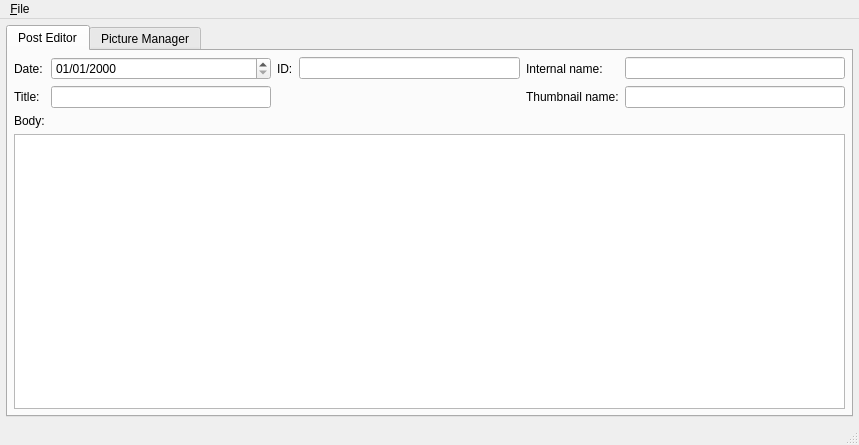
<?xml version="1.0" encoding="UTF-8"?>
<ui version="4.0">
 <class>WndMain</class>
 <widget class="QMainWindow" name="WndMain">
  <property name="geometry">
   <rect>
    <x>0</x>
    <y>0</y>
    <width>859</width>
    <height>445</height>
   </rect>
  </property>
  <property name="windowTitle">
   <string>FumoEdit-QT</string>
  </property>
  <property name="statusTip">
   <string/>
  </property>
  <property name="documentMode">
   <bool>false</bool>
  </property>
  <property name="tabShape">
   <enum>QTabWidget::Rounded</enum>
  </property>
  <widget class="QWidget" name="centralwidget">
   <layout class="QGridLayout" name="gridLayout_4">
    <item row="0" column="0">
     <widget class="QTabWidget" name="TwMain">
      <property name="currentIndex">
       <number>0</number>
      </property>
      <widget class="QWidget" name="TabPostEditor">
       <attribute name="title">
        <string>Post Editor</string>
       </attribute>
       <layout class="QGridLayout" name="gridLayout_6">
        <item row="0" column="1">
         <widget class="QDateEdit" name="DePostDate">
          <property name="displayFormat">
           <string>dd/MM/yyyy</string>
          </property>
         </widget>
        </item>
        <item row="0" column="0">
         <widget class="QLabel" name="LblPostDate">
          <property name="text">
           <string>Date:</string>
          </property>
          <property name="buddy">
           <cstring>DePostDate</cstring>
          </property>
         </widget>
        </item>
        <item row="1" column="0">
         <widget class="QLabel" name="LblPostTitle">
          <property name="text">
           <string>Title:</string>
          </property>
          <property name="buddy">
           <cstring>LePostTitle</cstring>
          </property>
         </widget>
        </item>
        <item row="1" column="5">
         <widget class="QLineEdit" name="LePostThumbName"/>
        </item>
        <item row="0" column="4">
         <widget class="QLabel" name="LblPostInternalName">
          <property name="text">
           <string>Internal name:</string>
          </property>
          <property name="buddy">
           <cstring>LePostInternalName</cstring>
          </property>
         </widget>
        </item>
        <item row="0" column="5">
         <widget class="QLineEdit" name="LePostInternalName">
          <property name="readOnly">
           <bool>true</bool>
          </property>
         </widget>
        </item>
        <item row="1" column="4">
         <widget class="QLabel" name="LblPostThumbName">
          <property name="text">
           <string>Thumbnail name:</string>
          </property>
          <property name="buddy">
           <cstring>LePostThumbName</cstring>
          </property>
         </widget>
        </item>
        <item row="0" column="2">
         <widget class="QLabel" name="LblPostID">
          <property name="text">
           <string>ID:</string>
          </property>
          <property name="buddy">
           <cstring>LePostID</cstring>
          </property>
         </widget>
        </item>
        <item row="0" column="3">
         <widget class="QLineEdit" name="LePostID"/>
        </item>
        <item row="2" column="0">
         <widget class="QLabel" name="LblPostBody">
          <property name="text">
           <string>Body:</string>
          </property>
          <property name="buddy">
           <cstring>PtePostBody</cstring>
          </property>
         </widget>
        </item>
        <item row="3" column="0" colspan="6">
         <widget class="QPlainTextEdit" name="PtePostBody">
          <property name="enabled">
           <bool>true</bool>
          </property>
          <property name="tabChangesFocus">
           <bool>true</bool>
          </property>
         </widget>
        </item>
        <item row="1" column="1">
         <widget class="QLineEdit" name="LePostTitle"/>
        </item>
       </layout>
      </widget>
      <widget class="QWidget" name="TabPictureManager">
       <attribute name="title">
        <string>Picture Manager</string>
       </attribute>
       <layout class="QGridLayout" name="gridLayout_5">
        <item row="1" column="0" rowspan="2">
         <widget class="QGroupBox" name="GbPicMan1">
          <property name="sizePolicy">
           <sizepolicy hsizetype="Preferred" vsizetype="Preferred">
            <horstretch>1</horstretch>
            <verstretch>0</verstretch>
           </sizepolicy>
          </property>
          <property name="title">
           <string>1. Add post pictures</string>
          </property>
          <layout class="QGridLayout" name="gridLayout_7">
           <item row="1" column="0">
            <widget class="QPushButton" name="PbPictureDelete">
             <property name="text">
              <string>Delete</string>
             </property>
            </widget>
           </item>
           <item row="1" column="1">
            <widget class="QPushButton" name="PbPictureNew">
             <property name="text">
              <string>New</string>
             </property>
            </widget>
           </item>
           <item row="0" column="0" colspan="2">
            <widget class="QTableWidget" name="TwPictures">
             <attribute name="horizontalHeaderDefaultSectionSize">
              <number>70</number>
             </attribute>
             <attribute name="horizontalHeaderStretchLastSection">
              <bool>true</bool>
             </attribute>
             <column>
              <property name="text">
               <string>Variants</string>
              </property>
             </column>
             <column>
              <property name="text">
               <string>Thumbnail</string>
              </property>
             </column>
            </widget>
           </item>
          </layout>
         </widget>
        </item>
        <item row="2" column="1">
         <widget class="QGroupBox" name="GbPicMan3">
          <property name="sizePolicy">
           <sizepolicy hsizetype="Preferred" vsizetype="Preferred">
            <horstretch>2</horstretch>
            <verstretch>1</verstretch>
           </sizepolicy>
          </property>
          <property name="title">
           <string>3. Add picture variants</string>
          </property>
          <layout class="QGridLayout" name="gridLayout" columnstretch="2,1,1">
           <item row="0" column="1" rowspan="2" colspan="2">
            <layout class="QFormLayout" name="formLayout_2">
             <item row="0" column="0">
              <widget class="QLabel" name="LblVariantFilename">
               <property name="text">
                <string>Image filename:</string>
               </property>
               <property name="buddy">
                <cstring>LeVariantFilename</cstring>
               </property>
              </widget>
             </item>
             <item row="0" column="1">
              <widget class="QLineEdit" name="LeVariantFilename"/>
             </item>
             <item row="1" column="0">
              <widget class="QLabel" name="LblVariantLabel">
               <property name="text">
                <string>Label:</string>
               </property>
               <property name="buddy">
                <cstring>LeThumbLabel</cstring>
               </property>
              </widget>
             </item>
             <item row="1" column="1">
              <widget class="QLineEdit" name="LeThumbLabel"/>
             </item>
            </layout>
           </item>
           <item row="2" column="2">
            <widget class="QPushButton" name="PbVariantNew">
             <property name="text">
              <string>New</string>
             </property>
            </widget>
           </item>
           <item row="0" column="0" rowspan="3">
            <widget class="QTableWidget" name="TwVariants">
             <attribute name="horizontalHeaderDefaultSectionSize">
              <number>71</number>
             </attribute>
             <attribute name="horizontalHeaderStretchLastSection">
              <bool>true</bool>
             </attribute>
             <column>
              <property name="text">
               <string>Label</string>
              </property>
             </column>
             <column>
              <property name="text">
               <string>Image</string>
              </property>
             </column>
            </widget>
           </item>
           <item row="2" column="1">
            <widget class="QPushButton" name="PbVariantDelete">
             <property name="text">
              <string>Delete</string>
             </property>
            </widget>
           </item>
          </layout>
         </widget>
        </item>
        <item row="1" column="1">
         <widget class="QGroupBox" name="GbPicMan2">
          <property name="sizePolicy">
           <sizepolicy hsizetype="Preferred" vsizetype="Preferred">
            <horstretch>2</horstretch>
            <verstretch>0</verstretch>
           </sizepolicy>
          </property>
          <property name="title">
           <string>2. Configure picture thumbnail</string>
          </property>
          <layout class="QGridLayout" name="gridLayout_8" columnstretch="0,0,0,0,0,1">
           <item row="0" column="0" alignment="Qt::AlignRight">
            <widget class="QLabel" name="LblThumbFilename">
             <property name="text">
              <string>Filename:</string>
             </property>
             <property name="buddy">
              <cstring>LeThumbFilename</cstring>
             </property>
            </widget>
           </item>
           <item row="1" column="0" alignment="Qt::AlignRight">
            <widget class="QLabel" name="LblThumbOffsets">
             <property name="text">
              <string>Offsets:</string>
             </property>
            </widget>
           </item>
           <item row="0" column="5" rowspan="4" alignment="Qt::AlignHCenter|Qt::AlignVCenter">
            <widget class="QGraphicsView" name="GvThumbPreview">
             <property name="sizePolicy">
              <sizepolicy hsizetype="Fixed" vsizetype="Fixed">
               <horstretch>0</horstretch>
               <verstretch>0</verstretch>
              </sizepolicy>
             </property>
             <property name="minimumSize">
              <size>
               <width>388</width>
               <height>128</height>
              </size>
             </property>
             <property name="maximumSize">
              <size>
               <width>388</width>
               <height>128</height>
              </size>
             </property>
            </widget>
           </item>
           <item row="0" column="1" colspan="3">
            <layout class="QHBoxLayout" name="horizontalLayout">
             <item>
              <widget class="QLineEdit" name="LeThumbFilename"/>
             </item>
             <item>
              <widget class="QLabel" name="LblThumbExt">
               <property name="maximumSize">
                <size>
                 <width>24</width>
                 <height>16777215</height>
                </size>
               </property>
               <property name="text">
                <string>.jpg</string>
               </property>
              </widget>
             </item>
            </layout>
           </item>
           <item row="1" column="1">
            <widget class="QLabel" name="LblThumbX">
             <property name="text">
              <string>X:</string>
             </property>
             <property name="buddy">
              <cstring>SbThumbX</cstring>
             </property>
            </widget>
           </item>
           <item row="1" column="2">
            <widget class="QSpinBox" name="SbThumbX">
             <property name="suffix">
              <string>px</string>
             </property>
            </widget>
           </item>
           <item row="1" column="3">
            <widget class="QCheckBox" name="CbThumbCenterX">
             <property name="text">
              <string>Center</string>
             </property>
            </widget>
           </item>
           <item row="2" column="3">
            <widget class="QCheckBox" name="CbThumbCenterY">
             <property name="text">
              <string>Center</string>
             </property>
            </widget>
           </item>
           <item row="2" column="2">
            <widget class="QSpinBox" name="SbThumbY">
             <property name="suffix">
              <string>px</string>
             </property>
            </widget>
           </item>
           <item row="2" column="1">
            <widget class="QLabel" name="LblThumbY">
             <property name="text">
              <string>Y:</string>
             </property>
             <property name="buddy">
              <cstring>SbThumbY</cstring>
             </property>
            </widget>
           </item>
          </layout>
         </widget>
        </item>
       </layout>
      </widget>
     </widget>
    </item>
   </layout>
  </widget>
  <widget class="QMenuBar" name="menubar">
   <property name="geometry">
    <rect>
     <x>0</x>
     <y>0</y>
     <width>859</width>
     <height>21</height>
    </rect>
   </property>
   <widget class="QMenu" name="MenuFile">
    <property name="title">
     <string>&amp;File</string>
    </property>
    <addaction name="ActionNewPost"/>
    <addaction name="ActionOpenPost"/>
    <addaction name="separator"/>
    <addaction name="ActionSavePost"/>
    <addaction name="ActionSavePostAs"/>
    <addaction name="separator"/>
    <addaction name="ActionQuit"/>
   </widget>
   <addaction name="MenuFile"/>
  </widget>
  <widget class="QStatusBar" name="statusbar"/>
  <action name="ActionNewPost">
   <property name="text">
    <string>&amp;New post...</string>
   </property>
   <property name="shortcut">
    <string>Ctrl+N</string>
   </property>
  </action>
  <action name="ActionOpenPost">
   <property name="text">
    <string>&amp;Open post...</string>
   </property>
   <property name="shortcut">
    <string>Ctrl+O</string>
   </property>
  </action>
  <action name="ActionSavePost">
   <property name="text">
    <string>&amp;Save</string>
   </property>
   <property name="shortcut">
    <string>Ctrl+S</string>
   </property>
  </action>
  <action name="ActionSavePostAs">
   <property name="text">
    <string>Save &amp;As...</string>
   </property>
  </action>
  <action name="ActionQuit">
   <property name="text">
    <string>&amp;Quit</string>
   </property>
   <property name="shortcut">
    <string>Ctrl+Q</string>
   </property>
  </action>
 </widget>
 <layoutdefault spacing="6" margin="6"/>
 <tabstops>
  <tabstop>TwMain</tabstop>
  <tabstop>DePostDate</tabstop>
  <tabstop>LePostID</tabstop>
  <tabstop>LePostInternalName</tabstop>
  <tabstop>LePostTitle</tabstop>
  <tabstop>LePostThumbName</tabstop>
  <tabstop>PtePostBody</tabstop>
  <tabstop>TwPictures</tabstop>
  <tabstop>PbPictureDelete</tabstop>
  <tabstop>PbPictureNew</tabstop>
  <tabstop>LeThumbFilename</tabstop>
  <tabstop>SbThumbX</tabstop>
  <tabstop>CbThumbCenterX</tabstop>
  <tabstop>SbThumbY</tabstop>
  <tabstop>CbThumbCenterY</tabstop>
  <tabstop>GvThumbPreview</tabstop>
  <tabstop>TwVariants</tabstop>
  <tabstop>LeVariantFilename</tabstop>
  <tabstop>LeThumbLabel</tabstop>
  <tabstop>PbVariantDelete</tabstop>
  <tabstop>PbVariantNew</tabstop>
 </tabstops>
 <resources/>
 <connections>
  <connection>
   <sender>CbThumbCenterX</sender>
   <signal>toggled(bool)</signal>
   <receiver>SbThumbX</receiver>
   <slot>setDisabled(bool)</slot>
   <hints>
    <hint type="sourcelabel">
     <x>432</x>
     <y>147</y>
    </hint>
    <hint type="destinationlabel">
     <x>370</x>
     <y>146</y>
    </hint>
   </hints>
  </connection>
  <connection>
   <sender>CbThumbCenterY</sender>
   <signal>toggled(bool)</signal>
   <receiver>SbThumbY</receiver>
   <slot>setDisabled(bool)</slot>
   <hints>
    <hint type="sourcelabel">
     <x>432</x>
     <y>170</y>
    </hint>
    <hint type="destinationlabel">
     <x>370</x>
     <y>169</y>
    </hint>
   </hints>
  </connection>
  <connection>
   <sender>LePostID</sender>
   <signal>textEdited(QString)</signal>
   <receiver>LePostInternalName</receiver>
   <slot>setText(QString)</slot>
   <hints>
    <hint type="sourcelabel">
     <x>405</x>
     <y>68</y>
    </hint>
    <hint type="destinationlabel">
     <x>692</x>
     <y>68</y>
    </hint>
   </hints>
  </connection>
  <connection>
   <sender>DePostDate</sender>
   <signal>dateChanged(QDate)</signal>
   <receiver>LePostInternalName</receiver>
   <slot>clear()</slot>
   <hints>
    <hint type="sourcelabel">
     <x>223</x>
     <y>66</y>
    </hint>
    <hint type="destinationlabel">
     <x>646</x>
     <y>72</y>
    </hint>
   </hints>
  </connection>
 </connections>
 <designerdata>
  <property name="gridDeltaX">
   <number>10</number>
  </property>
  <property name="gridDeltaY">
   <number>10</number>
  </property>
  <property name="gridSnapX">
   <bool>true</bool>
  </property>
  <property name="gridSnapY">
   <bool>true</bool>
  </property>
  <property name="gridVisible">
   <bool>true</bool>
  </property>
 </designerdata>
</ui>
